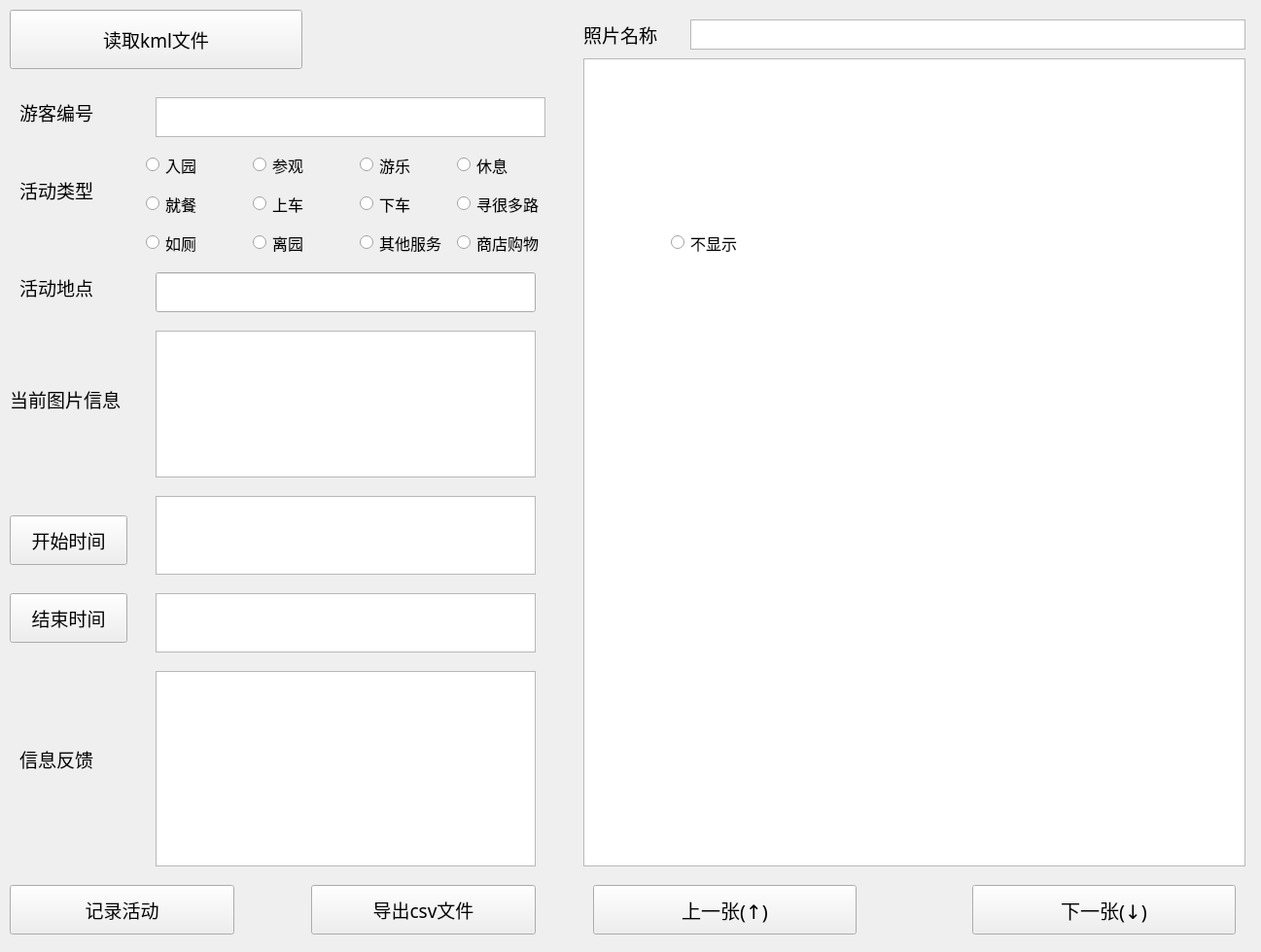
<?xml version="1.0" encoding="UTF-8"?>
<ui version="4.0">
 <class>kml_animal</class>
 <widget class="QWidget" name="kml_animal">
  <property name="geometry">
   <rect>
    <x>0</x>
    <y>0</y>
    <width>1297</width>
    <height>979</height>
   </rect>
  </property>
  <property name="windowTitle">
   <string>kml_animal</string>
  </property>
  <widget class="QGraphicsView" name="graphicsView">
   <property name="geometry">
    <rect>
     <x>600</x>
     <y>60</y>
     <width>681</width>
     <height>831</height>
    </rect>
   </property>
  </widget>
  <widget class="QPushButton" name="readkml">
   <property name="geometry">
    <rect>
     <x>10</x>
     <y>10</y>
     <width>301</width>
     <height>61</height>
    </rect>
   </property>
   <property name="font">
    <font>
     <family>微软雅黑 Light</family>
     <pointsize>14</pointsize>
    </font>
   </property>
   <property name="text">
    <string>读取kml文件</string>
   </property>
  </widget>
  <widget class="QLabel" name="label">
   <property name="geometry">
    <rect>
     <x>20</x>
     <y>100</y>
     <width>101</width>
     <height>31</height>
    </rect>
   </property>
   <property name="font">
    <font>
     <family>微软雅黑 Light</family>
     <pointsize>14</pointsize>
    </font>
   </property>
   <property name="text">
    <string>游客编号</string>
   </property>
  </widget>
  <widget class="QLabel" name="label_2">
   <property name="geometry">
    <rect>
     <x>20</x>
     <y>180</y>
     <width>101</width>
     <height>31</height>
    </rect>
   </property>
   <property name="font">
    <font>
     <family>微软雅黑 Light</family>
     <pointsize>14</pointsize>
    </font>
   </property>
   <property name="text">
    <string>活动类型</string>
   </property>
  </widget>
  <widget class="QLabel" name="label_3">
   <property name="geometry">
    <rect>
     <x>20</x>
     <y>280</y>
     <width>101</width>
     <height>31</height>
    </rect>
   </property>
   <property name="font">
    <font>
     <family>微软雅黑 Light</family>
     <pointsize>14</pointsize>
    </font>
   </property>
   <property name="text">
    <string>活动地点</string>
   </property>
  </widget>
  <widget class="QPushButton" name="record">
   <property name="geometry">
    <rect>
     <x>10</x>
     <y>910</y>
     <width>231</width>
     <height>51</height>
    </rect>
   </property>
   <property name="font">
    <font>
     <family>微软雅黑 Light</family>
     <pointsize>14</pointsize>
    </font>
   </property>
   <property name="text">
    <string>记录活动</string>
   </property>
  </widget>
  <widget class="QPushButton" name="exportcsv">
   <property name="geometry">
    <rect>
     <x>320</x>
     <y>910</y>
     <width>231</width>
     <height>51</height>
    </rect>
   </property>
   <property name="font">
    <font>
     <family>微软雅黑 Light</family>
     <pointsize>14</pointsize>
    </font>
   </property>
   <property name="text">
    <string>导出csv文件</string>
   </property>
  </widget>
  <widget class="QPushButton" name="prepage">
   <property name="geometry">
    <rect>
     <x>610</x>
     <y>910</y>
     <width>271</width>
     <height>51</height>
    </rect>
   </property>
   <property name="font">
    <font>
     <family>微软雅黑 Light</family>
     <pointsize>15</pointsize>
    </font>
   </property>
   <property name="text">
    <string>上一张(↑)</string>
   </property>
  </widget>
  <widget class="QPushButton" name="nextpage">
   <property name="geometry">
    <rect>
     <x>1000</x>
     <y>910</y>
     <width>271</width>
     <height>51</height>
    </rect>
   </property>
   <property name="font">
    <font>
     <family>微软雅黑 Light</family>
     <pointsize>15</pointsize>
    </font>
   </property>
   <property name="text">
    <string>下一张(↓)</string>
   </property>
  </widget>
  <widget class="QTextBrowser" name="visitornumber">
   <property name="geometry">
    <rect>
     <x>160</x>
     <y>100</y>
     <width>401</width>
     <height>41</height>
    </rect>
   </property>
   <property name="font">
    <font>
     <pointsize>11</pointsize>
    </font>
   </property>
  </widget>
  <widget class="QRadioButton" name="radioButton_1">
   <property name="geometry">
    <rect>
     <x>150</x>
     <y>160</y>
     <width>115</width>
     <height>19</height>
    </rect>
   </property>
   <property name="font">
    <font>
     <family>微软雅黑 Light</family>
     <pointsize>12</pointsize>
    </font>
   </property>
   <property name="text">
    <string>入园</string>
   </property>
  </widget>
  <widget class="QRadioButton" name="radioButton_2">
   <property name="geometry">
    <rect>
     <x>260</x>
     <y>160</y>
     <width>115</width>
     <height>19</height>
    </rect>
   </property>
   <property name="font">
    <font>
     <family>微软雅黑 Light</family>
     <pointsize>12</pointsize>
    </font>
   </property>
   <property name="text">
    <string>参观</string>
   </property>
  </widget>
  <widget class="QTextBrowser" name="information">
   <property name="geometry">
    <rect>
     <x>160</x>
     <y>340</y>
     <width>391</width>
     <height>151</height>
    </rect>
   </property>
   <property name="font">
    <font>
     <pointsize>11</pointsize>
    </font>
   </property>
  </widget>
  <widget class="QPushButton" name="starttime">
   <property name="geometry">
    <rect>
     <x>10</x>
     <y>530</y>
     <width>121</width>
     <height>51</height>
    </rect>
   </property>
   <property name="font">
    <font>
     <family>微软雅黑 Light</family>
     <pointsize>14</pointsize>
    </font>
   </property>
   <property name="text">
    <string>开始时间</string>
   </property>
  </widget>
  <widget class="QPushButton" name="endtime">
   <property name="geometry">
    <rect>
     <x>10</x>
     <y>610</y>
     <width>121</width>
     <height>51</height>
    </rect>
   </property>
   <property name="font">
    <font>
     <family>微软雅黑 Light</family>
     <pointsize>14</pointsize>
    </font>
   </property>
   <property name="text">
    <string>结束时间</string>
   </property>
  </widget>
  <widget class="QLabel" name="label_4">
   <property name="geometry">
    <rect>
     <x>10</x>
     <y>390</y>
     <width>141</width>
     <height>41</height>
    </rect>
   </property>
   <property name="font">
    <font>
     <family>微软雅黑 Light</family>
     <pointsize>14</pointsize>
    </font>
   </property>
   <property name="text">
    <string>当前图片信息</string>
   </property>
  </widget>
  <widget class="QTextBrowser" name="information_s">
   <property name="geometry">
    <rect>
     <x>160</x>
     <y>510</y>
     <width>391</width>
     <height>81</height>
    </rect>
   </property>
   <property name="font">
    <font>
     <pointsize>11</pointsize>
    </font>
   </property>
  </widget>
  <widget class="QRadioButton" name="radioButton_3">
   <property name="geometry">
    <rect>
     <x>370</x>
     <y>160</y>
     <width>115</width>
     <height>19</height>
    </rect>
   </property>
   <property name="font">
    <font>
     <family>微软雅黑 Light</family>
     <pointsize>12</pointsize>
    </font>
   </property>
   <property name="text">
    <string>游乐</string>
   </property>
  </widget>
  <widget class="QRadioButton" name="radioButton_4">
   <property name="geometry">
    <rect>
     <x>470</x>
     <y>160</y>
     <width>81</width>
     <height>19</height>
    </rect>
   </property>
   <property name="font">
    <font>
     <family>微软雅黑 Light</family>
     <pointsize>12</pointsize>
    </font>
   </property>
   <property name="text">
    <string>休息</string>
   </property>
  </widget>
  <widget class="QRadioButton" name="radioButton_5">
   <property name="geometry">
    <rect>
     <x>150</x>
     <y>200</y>
     <width>81</width>
     <height>19</height>
    </rect>
   </property>
   <property name="font">
    <font>
     <family>微软雅黑 Light</family>
     <pointsize>12</pointsize>
    </font>
   </property>
   <property name="text">
    <string>就餐</string>
   </property>
  </widget>
  <widget class="QRadioButton" name="radioButton_6">
   <property name="geometry">
    <rect>
     <x>150</x>
     <y>240</y>
     <width>81</width>
     <height>19</height>
    </rect>
   </property>
   <property name="font">
    <font>
     <family>微软雅黑 Light</family>
     <pointsize>12</pointsize>
    </font>
   </property>
   <property name="text">
    <string>如厕</string>
   </property>
  </widget>
  <widget class="QRadioButton" name="radioButton_7">
   <property name="geometry">
    <rect>
     <x>370</x>
     <y>240</y>
     <width>131</width>
     <height>19</height>
    </rect>
   </property>
   <property name="font">
    <font>
     <family>微软雅黑 Light</family>
     <pointsize>12</pointsize>
    </font>
   </property>
   <property name="text">
    <string>其他服务</string>
   </property>
  </widget>
  <widget class="QRadioButton" name="radioButton_8">
   <property name="geometry">
    <rect>
     <x>470</x>
     <y>200</y>
     <width>131</width>
     <height>19</height>
    </rect>
   </property>
   <property name="font">
    <font>
     <family>微软雅黑 Light</family>
     <pointsize>12</pointsize>
    </font>
   </property>
   <property name="text">
    <string>寻很多路</string>
   </property>
  </widget>
  <widget class="QRadioButton" name="radioButton_9">
   <property name="geometry">
    <rect>
     <x>260</x>
     <y>240</y>
     <width>91</width>
     <height>19</height>
    </rect>
   </property>
   <property name="font">
    <font>
     <family>微软雅黑 Light</family>
     <pointsize>12</pointsize>
    </font>
   </property>
   <property name="text">
    <string>离园</string>
   </property>
  </widget>
  <widget class="QLineEdit" name="activityplace">
   <property name="geometry">
    <rect>
     <x>160</x>
     <y>280</y>
     <width>391</width>
     <height>41</height>
    </rect>
   </property>
   <property name="font">
    <font>
     <pointsize>11</pointsize>
    </font>
   </property>
  </widget>
  <widget class="QTextBrowser" name="information_e">
   <property name="geometry">
    <rect>
     <x>160</x>
     <y>610</y>
     <width>391</width>
     <height>61</height>
    </rect>
   </property>
   <property name="font">
    <font>
     <pointsize>11</pointsize>
    </font>
   </property>
  </widget>
  <widget class="QLabel" name="label_5">
   <property name="geometry">
    <rect>
     <x>600</x>
     <y>20</y>
     <width>101</width>
     <height>31</height>
    </rect>
   </property>
   <property name="font">
    <font>
     <family>微软雅黑 Light</family>
     <pointsize>14</pointsize>
    </font>
   </property>
   <property name="text">
    <string>照片名称</string>
   </property>
  </widget>
  <widget class="QTextBrowser" name="picname">
   <property name="geometry">
    <rect>
     <x>710</x>
     <y>20</y>
     <width>571</width>
     <height>31</height>
    </rect>
   </property>
   <property name="font">
    <font>
     <pointsize>11</pointsize>
    </font>
   </property>
  </widget>
  <widget class="QRadioButton" name="radioButton_10">
   <property name="geometry">
    <rect>
     <x>690</x>
     <y>240</y>
     <width>91</width>
     <height>19</height>
    </rect>
   </property>
   <property name="font">
    <font>
     <family>微软雅黑 Light</family>
     <pointsize>12</pointsize>
    </font>
   </property>
   <property name="text">
    <string>不显示</string>
   </property>
  </widget>
  <widget class="QLabel" name="label_6">
   <property name="geometry">
    <rect>
     <x>20</x>
     <y>760</y>
     <width>111</width>
     <height>41</height>
    </rect>
   </property>
   <property name="font">
    <font>
     <family>微软雅黑 Light</family>
     <pointsize>14</pointsize>
    </font>
   </property>
   <property name="text">
    <string>信息反馈</string>
   </property>
  </widget>
  <widget class="QTextBrowser" name="feedback">
   <property name="geometry">
    <rect>
     <x>160</x>
     <y>690</y>
     <width>391</width>
     <height>201</height>
    </rect>
   </property>
   <property name="font">
    <font>
     <pointsize>11</pointsize>
    </font>
   </property>
  </widget>
  <widget class="QRadioButton" name="radioButton_11">
   <property name="geometry">
    <rect>
     <x>260</x>
     <y>200</y>
     <width>91</width>
     <height>19</height>
    </rect>
   </property>
   <property name="font">
    <font>
     <family>微软雅黑 Light</family>
     <pointsize>12</pointsize>
    </font>
   </property>
   <property name="text">
    <string>上车</string>
   </property>
  </widget>
  <widget class="QRadioButton" name="radioButton_12">
   <property name="geometry">
    <rect>
     <x>370</x>
     <y>200</y>
     <width>91</width>
     <height>19</height>
    </rect>
   </property>
   <property name="font">
    <font>
     <family>微软雅黑 Light</family>
     <pointsize>12</pointsize>
    </font>
   </property>
   <property name="text">
    <string>下车</string>
   </property>
  </widget>
  <widget class="QRadioButton" name="radioButton_13">
   <property name="geometry">
    <rect>
     <x>470</x>
     <y>240</y>
     <width>151</width>
     <height>19</height>
    </rect>
   </property>
   <property name="font">
    <font>
     <family>微软雅黑 Light</family>
     <pointsize>12</pointsize>
    </font>
   </property>
   <property name="text">
    <string>商店购物</string>
   </property>
  </widget>
 </widget>
 <resources/>
 <connections/>
</ui>
